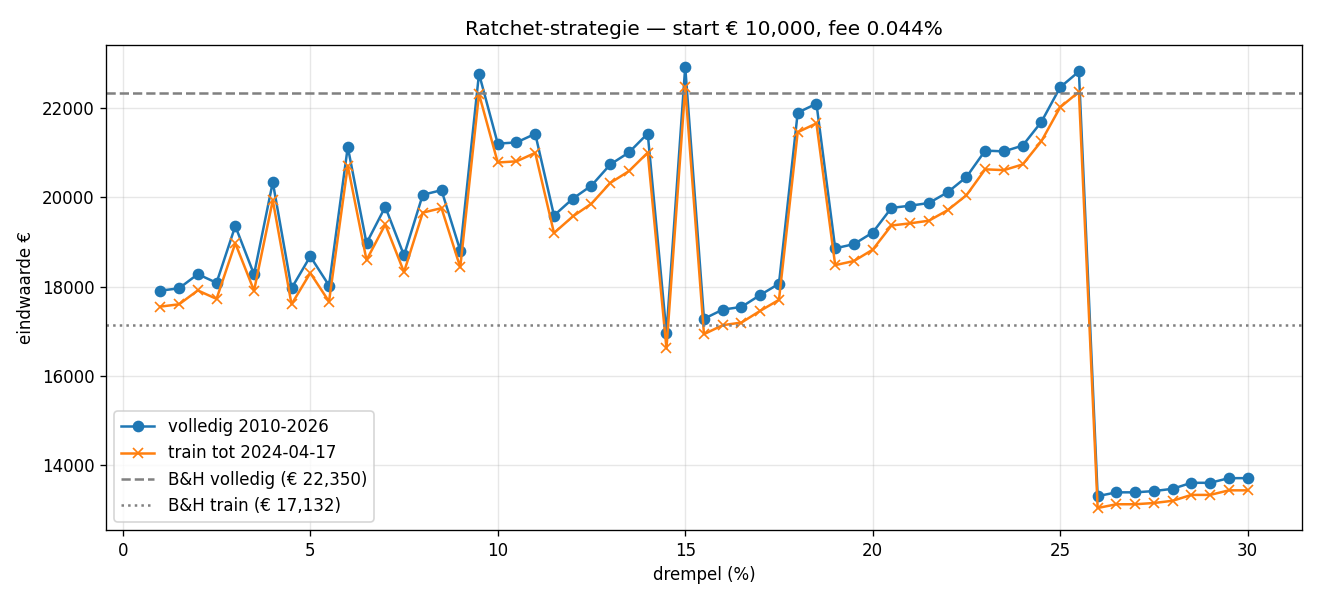

The Python source for this figure:
"""Scan de ratchet-strategie (geen tijdvenster) over een range drempels."""
from __future__ import annotations

import argparse
import numpy as np
import pandas as pd

from data import load_prices
from strategies import buy_and_hold, ratchet


def main() -> None:
    ap = argparse.ArgumentParser()
    ap.add_argument("--capital", type=float, default=10_000.0)
    ap.add_argument("--fee-rate", type=float, default=0.00044)
    ap.add_argument("--cash-rate", type=float, default=0.01)
    ap.add_argument("--th-min", type=float, default=0.01)
    ap.add_argument("--th-max", type=float, default=0.30)
    ap.add_argument("--th-step", type=float, default=0.005)
    ap.add_argument("--test-years", type=float, default=2.0)
    ap.add_argument("--plot", action="store_true")
    args = ap.parse_args()

    prices = load_prices()
    cutoff = prices.index[-1] - pd.Timedelta(days=int(args.test_years * 365.25))
    train = prices.loc[prices.index < cutoff]
    test = prices.loc[prices.index >= cutoff]

    thresholds = np.arange(args.th_min, args.th_max + args.th_step / 2, args.th_step)

    def run_scan(series, label):
        bh = buy_and_hold(series, args.capital, fee_rate=args.fee_rate)
        rows = []
        for th in thresholds:
            r = ratchet(series, args.capital, float(th), float(th),
                        args.cash_rate, args.fee_rate)
            rows.append({"th": float(th),
                         "eind": r.equity.iloc[-1],
                         "CAGR": r.cagr,
                         "DD": r.max_drawdown,
                         "trades": r.trades,
                         "vs_BH": r.equity.iloc[-1] / bh.equity.iloc[-1] - 1})
        df = pd.DataFrame(rows)
        print(f"\n=== {label}: {series.index[0].date()} -> {series.index[-1].date()} "
              f"({len(series)} dagen) ===")
        print(f"B&H: \u20ac {bh.equity.iloc[-1]:,.0f}  CAGR {bh.cagr*100:.2f}%  DD {bh.max_drawdown*100:.2f}%")
        hdr = "{:>8} {:>12} {:>7} {:>8} {:>7} {:>8}".format(
            "drempel", "eind EUR", "CAGR", "maxDD", "trades", "vs B&H")
        print("\n" + hdr)
        for _, r in df.iterrows():
            print(f"{r.th*100:>7.2f}% {r.eind:>12,.0f} {r.CAGR*100:>6.2f}% "
                  f"{r.DD*100:>7.2f}% {int(r.trades):>7} {r.vs_BH*100:>+7.2f}%")
        best = df.loc[df.eind.idxmax()]
        print(f">>> beste op {label}: drempel {best.th*100:.2f}% "
              f"-> \u20ac {best.eind:,.0f} ({best.vs_BH*100:+.1f}% vs B&H)")
        return df, bh

    df_full, bh_full = run_scan(prices, "VOLLEDIG")
    df_train, bh_train = run_scan(train, "train")

    # walk-forward: neem beste drempel uit train en pas toe op test
    th_star = float(df_train.loc[df_train.eind.idxmax(), "th"])
    print(f"\n\n--- Walk-forward met drempel {th_star*100:.2f}% (optimum uit train) ---")
    r_test = ratchet(test, args.capital, th_star, th_star, args.cash_rate, args.fee_rate)
    bh_test = buy_and_hold(test, args.capital, fee_rate=args.fee_rate)
    d = (r_test.equity.iloc[-1] - bh_test.equity.iloc[-1]) / bh_test.equity.iloc[-1] * 100
    print(f"test periode {test.index[0].date()} -> {test.index[-1].date()}:")
    print(f"  B&H   : \u20ac {bh_test.equity.iloc[-1]:>10,.0f}  CAGR {bh_test.cagr*100:5.2f}%  DD {bh_test.max_drawdown*100:6.2f}%")
    print(f"  Ratchet: \u20ac {r_test.equity.iloc[-1]:>10,.0f}  CAGR {r_test.cagr*100:5.2f}%  DD {r_test.max_drawdown*100:6.2f}%  {r_test.trades} trades  vs B&H: {d:+.2f}%")

    if args.plot:
        import matplotlib.pyplot as plt

        fig, ax = plt.subplots(figsize=(11, 5))
        ax.plot(df_full.th * 100, df_full.eind, marker="o", label="volledig 2010-2026")
        ax.plot(df_train.th * 100, df_train.eind, marker="x", label=f"train tot {cutoff.date()}")
        ax.axhline(bh_full.equity.iloc[-1], color="gray", linestyle="--",
                   label=f"B&H volledig (\u20ac {bh_full.equity.iloc[-1]:,.0f})")
        ax.axhline(bh_train.equity.iloc[-1], color="gray", linestyle=":",
                   label=f"B&H train (\u20ac {bh_train.equity.iloc[-1]:,.0f})")
        ax.set_xlabel("drempel (%)")
        ax.set_ylabel("eindwaarde \u20ac")
        ax.set_title(f"Ratchet-strategie \u2014 start \u20ac {args.capital:,.0f}, fee {args.fee_rate*100:.3f}%")
        ax.legend(); ax.grid(alpha=0.3)
        fig.tight_layout()
        fig.savefig("ratchet_scan.png", dpi=120)
        print("[plot] ratchet_scan.png geschreven")


if __name__ == "__main__":
    main()
